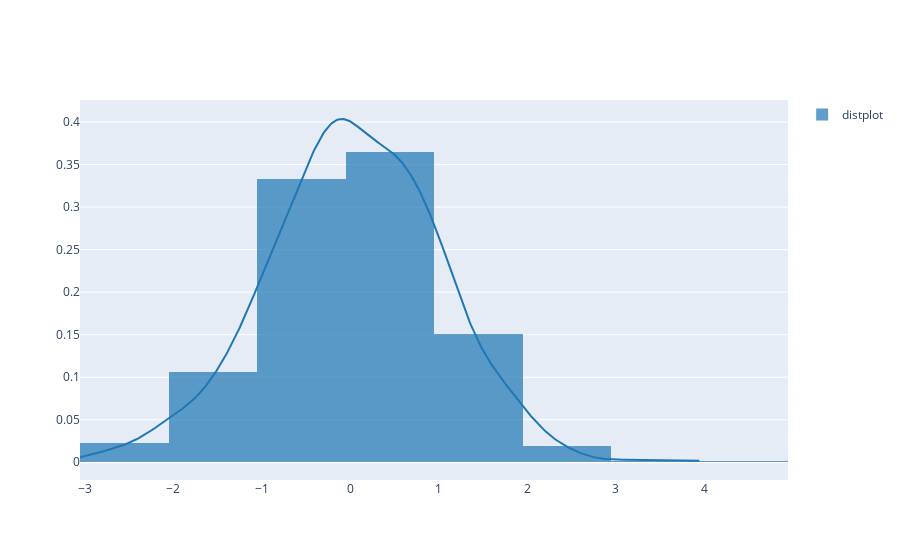

Write notebook code for a chart like this one.
### Markdown cell above
#### Função KDE + Histograma

### Code cell
import plotly.figure_factory as ff
import numpy as np
np.random.seed(1)

x = np.random.randn(1000)
hist_data = [x]
group_labels = ['distplot'] # name of the dataset

fig = ff.create_distplot(hist_data, group_labels, show_rug=False)
fig.show()

### Figure 1 — Plotly figure (JSON) as saved in the notebook; plotly's stock layout.template omitted (floating-point values rounded to 4 significant figures; data arrays with more than 128 entries replaced by an {"elided": "..."} marker saying what was removed)
{"data": [{"autobinx": false, "histnorm": "probability density", "legendgroup": "distplot", "marker": {"color": "rgb(31, 119, 180)"}, "name": "distplot", "opacity": 0.7, "type": "histogram", "x": {"elided": "1000 float values"}, "xaxis": "x", "xbins": {"end": 3.959, "size": 1, "start": -3.054}, "yaxis": "y"}, {"legendgroup": "distplot", "marker": {"color": "rgb(31, 119, 180)"}, "mode": "lines", "name": "distplot", "showlegend": false, "type": "scatter", "x": {"elided": "500 float values"}, "xaxis": "x", "y": {"elided": "500 float values"}, "yaxis": "y"}], "layout": {"barmode": "overlay", "hovermode": "closest", "legend": {"traceorder": "reversed"}, "xaxis": {"anchor": "y2", "domain": [0, 1], "zeroline": false}, "yaxis": {"anchor": "free", "domain": [0, 1], "position": 0}}}
